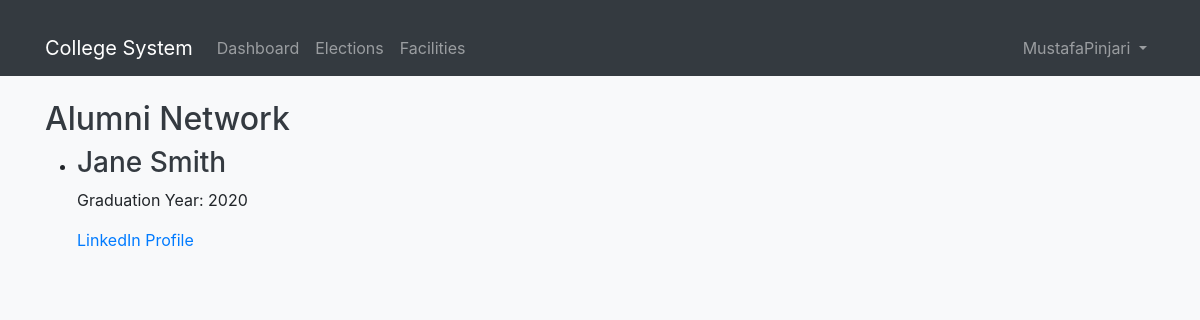
The app's page /facilities/alumni-network/ (signed in) with its own data.
### accounts/models.py (models this page shows, shortened)
class User(AbstractUser):
    ROLES = (
        ('student', 'Student'),
        ('faculty', 'Faculty'),
        ('admin', 'Administrator'),
        ('staff', 'Staff')  # Added staff role
    )
    DEPARTMENTS = (
        ('cs', 'Computer Science'),
        ('it', 'Information Technology'),
        ('ec', 'Electronics & Communication'),
        ('me', 'Mechanical Engineering'),
        ('ce', 'Civil Engineering'),
        ('admin', 'Administration')
    )
    role = models.CharField(max_length=20, choices=ROLES)
    department = models.CharField(max_length=100, choices=DEPARTMENTS)
    student_id = models.CharField(max_length=20, blank=True, null=True)
    phone = models.CharField(max_length=15)
    profile_picture = models.ImageField(upload_to='profile_pics/', blank=True, null=True)
    bio = models.TextField(max_length=500, blank=True)
    date_of_birth = models.DateField(null=True, blank=True)
    address = models.TextField(blank=True)
    emergency_contact = models.CharField(max_length=15, blank=True)
    linkedin_profile = models.URLField(max_length=200, blank=True)
    github_profile = models.URLField(max_length=200, blank=True)
    groups = models.ManyToManyField(
        'auth.Group',
        related_name='custom_user_set',
        blank=True,
        help_text='The groups this user belongs to.',
        verbose_name='groups',
    )
    user_permissions = models.ManyToManyField(
        'auth.Permission',
        related_name='custom_user_set',
        blank=True,
        help_text='Specific permissions for this user.',
        verbose_name='user permissions',
    )
    health_requests = models.TextField(blank=True)  # Field to store health requests
    leave_requests = models.TextField(blank=True)    # Field to store leave requests
    class Meta:
        permissions = [
            ("can_view_dashboard", "Can view dashboard"),
            ("can_manage_elections", "Can manage elections"),
            ("can_manage_facilities", "Can manage facilities"),
            ("can_handle_complaints", "Can handle complaints"),
        ]

### facilities/models.py (models this page shows, shortened)
class Alumni(models.Model):
    name = models.CharField(max_length=200)
    graduation_year = models.IntegerField()
    linkedin_profile = models.URLField(blank=True)

### facilities/views.py (the view)
# urls.py: path('alumni-network/', views.alumni_network, name='alumni_network'),
@login_required
def alumni_network(request):
    alumni = Alumni.objects.all()
    return render(request, 'facilities/alumni_network.html', {'alumni': alumni})

### facilities/templates/facilities/alumni_network.html (shortened to what this page needs)
{% extends 'base.html' %}
{% block content %}
<h2>Alumni Network</h2>
<ul>
    {% for alum in alumni %}
        <li>
            <h3>{{ alum.name }}</h3>
            <p>Graduation Year: {{ alum.graduation_year }}</p>
            <p><a href="{{ alum.linkedin_profile }}" target="_blank">LinkedIn Profile</a></p>
        </li>
    {% endfor %}
</ul>
{% endblock %}

### templates/base.html (shortened to what this page needs)
{% load static %}
<!DOCTYPE html>
<html lang="en">
<head>
    <link href="https://cdn.jsdelivr.net/npm/bootstrap@5.1.3/dist/css/bootstrap.min.css" rel="stylesheet">
    <link href="https://stackpath.bootstrapcdn.com/bootstrap/4.5.2/css/bootstrap.min.css" rel="stylesheet">
    <link rel="stylesheet" href="{% static 'css/styles.css' %}">
    <link rel="stylesheet" href="https://cdnjs.cloudflare.com/ajax/libs/font-awesome/6.0.0-beta3/css/all.min.css">
    <link rel="stylesheet" href="https://cdnjs.cloudflare.com/ajax/libs/sweetalert/1.1.3/sweetalert.min.css">
</head>
<body>
    <nav class="navbar navbar-expand-lg navbar-dark bg-dark">
        <div class="container">
            <a class="navbar-brand" href="{% url 'accounts:dashboard' %}">College System</a>
            <div class="collapse navbar-collapse" id="navbarNav">
                {% if user.is_authenticated %}
                    <ul class="navbar-nav me-auto">
                        <li class="nav-item">
                            <a class="nav-link" href="{% url 'accounts:dashboard' %}">Dashboard</a>
                        </li>
                        <li class="nav-item">
                            <a class="nav-link" href="{% url 'elections:list' %}">Elections</a>
                        </li>
                        <li class="nav-item">
                            <a class="nav-link" href="{% url 'facilities:facility_list' %}">Facilities</a>
                        </li>
                    </ul>
                    <ul class="navbar-nav">
                        <li class="nav-item dropdown">
                            <a class="nav-link dropdown-toggle" href="#" id="navbarDropdown" role="button" data-bs-toggle="dropdown">
                                {{ user.get_full_name|default:user.username }}
                            </a>
                        </li>
                    </ul>
                {% endif %}
            </div>
        </div>
    </nav>
    <div class="container mt-4">
        {% block content %}{% endblock %}
    </div>
</body>
</html>

### static/css/styles.css (style rules this page uses)
body { background-color: #f8f9fa; }
h2, h3 { color: #343a40; }
.container { margin-top: 20px; }

### records on screen
User: get_full_name "MustafaPinjari"
Alumni: name "Jane Smith", graduation_year "2020"
